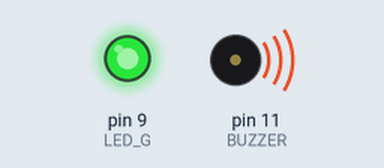
Bench run of a sketch on a simulated Arduino Uno, built with avr-gcc and run on an emulated ATmega328P. Shown: output pins drawn as LEDs (lit = HIGH), buzzer (waves = sounding).

Above: at 0.1 s.
Timing chart, 0 to 1.6 s (numbered marks = the images above):
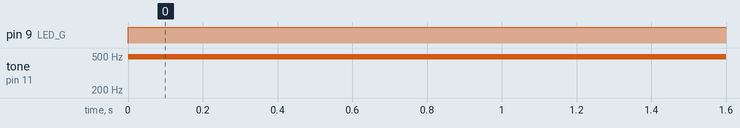

The sketch:

TP_1.ino
```cpp
int LED_G = 9 ;
int BUZZER = 11 ;

void setup()
{
  pinMode(  LED_G  ,  OUTPUT  ) ;
    pinMode(  BUZZER  ,  OUTPUT  ) ;
}

void loop()
{
  //   0  -  255    <--  SALIDA  0 => 0v <-> 255 => 5v
    //analogWrite(  LED_G  , 255 ) ;  5v
    //analogWrite(  LED_G  , 128 ) ;  2.5v
    analogWrite(  LED_G  , 510 ) ;
    analogWrite(  BUZZER  , 200 ) ;
}
```

Measured:
- by itself, pin 9 (LED_G): LOW → HIGH at 0.00 s
- by itself, tone on pin 11 (BUZZER): silent → 490 Hz at 0.00 s
